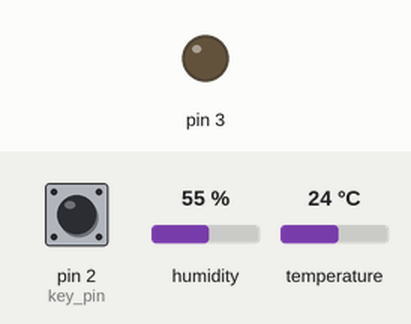
Bench run of a program on a simulated Arduino Uno, built with avr-gcc and run on an emulated ATmega328P. On the bench: output pins drawn as LEDs (lit = HIGH). Inputs (shaded band) come from the test bench; at power-on: pin 2 (key_pin) HIGH, humidity 55 %, temperature 24 °C. What the program prints to the serial monitor is not drawn.

Above: at 10.9 s.
11.0 s: pin 2 (key_pin) pulled LOW for 3 s
At 15.4 s:
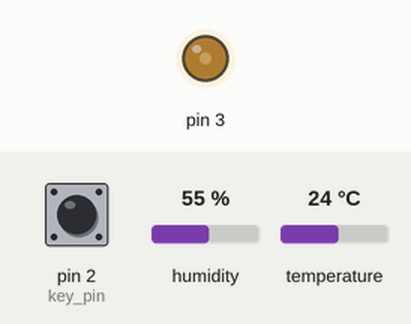
33.8 s: pin 2 (key_pin) pulled LOW for 3 s
At 35.54 s:
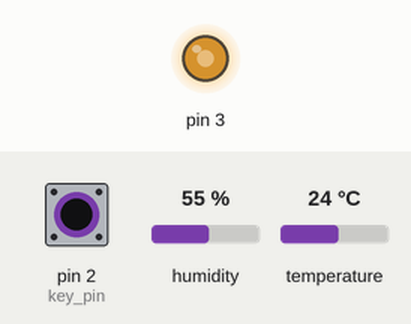
62.2 s: pin 2 (key_pin) pulled LOW for 3 s
At 62.74 s:
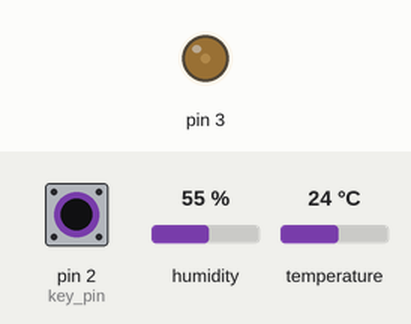
Timing chart, 0 to 66.7 s (numbered marks = the images above; inputs shaded):
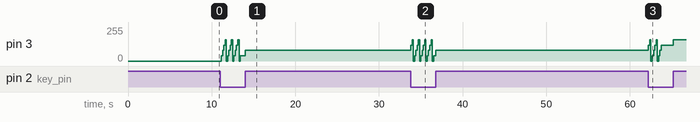

Measured:
- after the input at 11.0 s, pin 3: 0/255 → 40/255 after 0.15 s, → 80/255 0.15 s later, → 120/255 0.15 s later, → 160/255 0.15 s later, … (17 changes in this stretch)
- after the input at 33.8 s, pin 3: 80/255 → 120/255 at once, → 160/255 0.15 s later, → 0/255 0.15 s later, → 40/255 0.15 s later, … (20 changes in this stretch)
- after the input at 62.2 s, pin 3: 80/255 → 120/255 at once, → 160/255 0.16 s later, → 0/255 0.15 s later, → 40/255 0.15 s later, … (12 changes in this stretch)

The program:

main.cpp
```cpp
/* Main.ino file generated by New Project wizard
 *
 * Created:   Thu Sep 5 2013
 * Processor: ATmega328P
 * Compiler:  Arduino AVR
 */
#include <Arduino.h>
#include <Wire.h>
#include <SPI.h>
#include <dht.h>
#include <Arduino_FreeRTOS.h>
#include <semphr.h>
#define V_TASK_DELAY

SemaphoreHandle_t interruptSemaphore; // 声明一个二值信号量
void interruptHandler();
TaskHandle_t StartTask_Handler;
TaskHandle_t FANTask_Handler;
TaskHandle_t SENSORTask_Handler;
TaskHandle_t SERIALTask_Handler;
void start_task(void* pvParameters);
void  fan_task(void* pvParameters);
void sensor_task(void* pvParameters);
void serial_task(void* pvParameters);
int key_pin = 2;

#define DHTPIN  8		// DHT 数据引脚
#define DHTTYPE DHT11   // DHT11
DHT dht(DHTPIN, DHTTYPE);
float h=0,t=0;
void setup()
 { // put your setup code here, to run once:
 dht.begin();
 pinMode(key_pin, INPUT_PULLUP);
Serial.begin(9600);
 xTaskCreate( start_task, "start_task", 128, NULL, 1, &StartTask_Handler);
 interruptSemaphore = xSemaphoreCreateBinary();
if (interruptSemaphore != NULL) { // 配置中断
attachInterrupt(digitalPinToInterrupt(key_pin), interruptHandler, LOW);
}
vTaskStartScheduler();
 }
int speed=0;
void loop()
 { // put your main code here, to run repeatedly:

 }
 void start_task(void* pvParameters) {
taskENTER_CRITICAL();   // 进入临界区
xTaskCreate( fan_task, "fan_task",  128, NULL, 3, &FANTask_Handler);
xTaskCreate( sensor_task, "sensor_task",  128, NULL, 2, &SENSORTask_Handler);
xTaskCreate( serial_task, "serial_task",  128, NULL, 4, &SERIALTask_Handler);
vTaskDelete(StartTask_Handler);  // 删除start_task
 taskEXIT_CRITICAL();    // 退出临界区
 }
 void fan_task(void* pvParameters) {
 speed=-200;
  for(;;) {
   // 获取信号量
   if (xSemaphoreTake(interruptSemaphore, portMAX_DELAY) == pdPASS) {
   speed+=40;
   if (speed >=200) speed =0;

  }
  if(speed<0) speed =0;
  analogWrite(3, speed);
  vTaskDelay(10);
   }
}
void sensor_task(void* pvParameters) {
  for(;;) {
  vTaskDelay(5000 / portTICK_PERIOD_MS);
  h = dht.readHumidity();
  vTaskDelay(10);
   t = dht.readTemperature();
   if (isnan(h) || isnan(t)) {Serial.print("G");}
    Serial.print("OK");
   }
}
void serial_task(void* pvParameters) {
  for(;;) {
  Serial.print(F("Humidity: "));
  Serial.print(h);
  Serial.print(F("%  Temperature: "));
  Serial.println(t);
  vTaskDelay(100);
   }
}
 void interruptHandler() { // 释放信号量
xSemaphoreGiveFromISR(interruptSemaphore, NULL);
}
```
